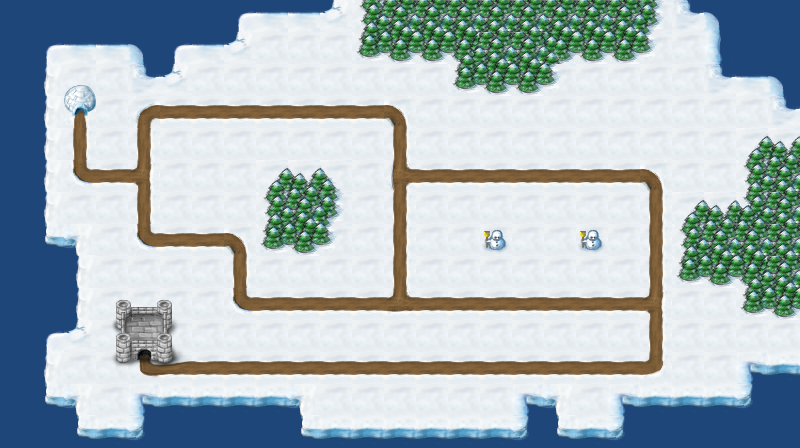

A 2D game scene composited from a Tiled map and its tileset images. What follows is a short description and the map's XML, with each tile layer's data collapsed to a summary:
An orthogonal 25x14 tile map with 32x32 px tiles, 1 tile layer (Tiles), 2 tilesets and 62 objects.

<map version="1.0" orientation="orthogonal" renderorder="right-down" width="25" height="14" tilewidth="32" tileheight="32">
 <tileset firstgid="1" source="../tilesets/icyisland.tsx" />
 <tileset firstgid="61" source="../tilesets/map_objects.tsx" />
 <layer name="Tiles" width="25" height="14">
  <data>[350 cells, 350 non-empty, 47 distinct tile ids]</data>
 </layer>
 <objectgroup name="Objects">
  <object gid="61" x="64" y="128" />
  <object gid="62" x="64" y="192" />
  <object gid="62" x="128" y="192" />
  <object gid="62" x="128" y="128" />
  <object gid="62" x="384" y="128" />
  <object gid="62" x="384" y="192" />
  <object gid="62" x="128" y="256" />
  <object gid="62" x="224" y="256" />
  <object gid="62" x="224" y="320" />
  <object gid="62" x="384" y="320" />
  <object gid="62" x="640" y="192" />
  <object gid="62" x="192" y="128" />
  <object gid="62" x="256" y="128" />
  <object gid="62" x="320" y="128" />
  <object gid="62" x="384" y="256" />
  <object gid="62" x="448" y="192" />
  <object gid="62" x="512" y="192" />
  <object gid="62" x="576" y="192" />
  <object gid="62" x="448" y="320" />
  <object gid="62" x="512" y="320" />
  <object gid="62" x="576" y="320" />
  <object gid="62" x="640" y="256" />
  <object gid="62" x="640" y="320" />
  <object gid="62" x="640" y="384" />
  <object gid="62" x="576" y="384" />
  <object gid="62" x="512" y="384" />
  <object gid="62" x="448" y="384" />
  <object gid="62" x="384" y="384" />
  <object gid="62" x="320" y="384" />
  <object gid="62" x="256" y="384" />
  <object gid="62" x="192" y="384" />
  <object gid="62" x="128" y="384" />
 </objectgroup>
 <objectgroup color="#ffff00" name="map_path">
  <object x="64" y="96">
   <polyline points="0,0 0,64" />
  </object>
  <object x="64" y="160">
   <polyline points="0,0 64,0" />
  </object>
  <object x="128" y="160">
   <polyline points="0,0 0,-64" />
  </object>
  <object x="128" y="96">
   <polyline points="0,0 64,0" />
  </object>
  <object x="192" y="96">
   <polyline points="0,0 64,0" />
  </object>
  <object x="256" y="96">
   <polyline points="0,0 64,0" />
  </object>
  <object x="320" y="96">
   <polyline points="0,0 64,0" />
  </object>
  <object x="384" y="96">
   <polyline points="0,0 0,64" />
  </object>
  <object x="384" y="160">
   <polyline points="0,0 64,0" />
  </object>
  <object x="448" y="160">
   <polyline points="0,0 64,0" />
  </object>
  <object x="512" y="160">
   <polyline points="0,0 64,0" />
  </object>
  <object x="576" y="160">
   <polyline points="0,0 64,0" />
  </object>
  <object x="640" y="160">
   <polyline points="0,0 0,64" />
  </object>
  <object x="640" y="224">
   <polyline points="0,0 0,64" />
  </object>
  <object x="640" y="288">
   <polyline points="0,0 0,64" />
  </object>
  <object x="640" y="352">
   <polyline points="0,0 -64,0" />
  </object>
  <object x="576" y="352">
   <polyline points="0,0 -64,0" />
  </object>
  <object x="512" y="352">
   <polyline points="0,0 -64,0" />
  </object>
  <object x="448" y="352">
   <polyline points="0,0 -64,0" />
  </object>
  <object x="384" y="352">
   <polyline points="0,0 -64,0" />
  </object>
  <object x="320" y="352">
   <polyline points="0,0 -64,0" />
  </object>
  <object x="256" y="352">
   <polyline points="0,0 -64,0" />
  </object>
  <object x="192" y="352">
   <polyline points="0,0 -64,0" />
  </object>
  <object x="128" y="160">
   <polyline points="0,0 0,64" />
  </object>
  <object x="128" y="224">
   <polyline points="0,0 96,0" />
  </object>
  <object x="224" y="224">
   <polyline points="0,0 0,64" />
  </object>
  <object x="224" y="288">
   <polyline points="0,0 160,0" />
  </object>
  <object x="384" y="160">
   <polyline points="0,0 0,64" />
  </object>
  <object x="384" y="288">
   <polyline points="0,0 256,0" />
  </object>
  <object x="384" y="224">
   <polyline points="0,0 0,64" />
  </object>
 </objectgroup>
</map>
